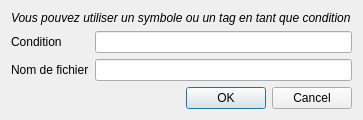
<?xml version="1.0" encoding="UTF-8"?>
<ui version="4.0">
 <class>conditionWindow</class>
 <widget class="QDialog" name="conditionWindow">
  <property name="windowModality">
   <enum>Qt::WindowModal</enum>
  </property>
  <property name="geometry">
   <rect>
    <x>0</x>
    <y>0</y>
    <width>363</width>
    <height>112</height>
   </rect>
  </property>
  <property name="windowTitle">
   <string>Grabber - Ajouter un symbole personnalisé</string>
  </property>
  <property name="windowIcon">
   <iconset resource="../resources.qrc">
    <normaloff>:/images/icon.ico</normaloff>:/images/icon.ico</iconset>
  </property>
  <layout class="QFormLayout" name="formLayout">
   <item row="0" column="0" colspan="2">
    <widget class="QLabel" name="label_3">
     <property name="text">
      <string>&lt;i&gt;Vous pouvez utiliser un symbole ou un tag en tant que condition&lt;/i&gt;</string>
     </property>
    </widget>
   </item>
   <item row="1" column="0">
    <widget class="QLabel" name="label">
     <property name="text">
      <string>Condition</string>
     </property>
    </widget>
   </item>
   <item row="1" column="1">
    <widget class="QLineEdit" name="lineCondition"/>
   </item>
   <item row="2" column="0">
    <widget class="QLabel" name="label_2">
     <property name="text">
      <string>Nom de fichier</string>
     </property>
    </widget>
   </item>
   <item row="3" column="0" colspan="2">
    <widget class="QDialogButtonBox" name="buttonBox">
     <property name="orientation">
      <enum>Qt::Horizontal</enum>
     </property>
     <property name="standardButtons">
      <set>QDialogButtonBox::Cancel|QDialogButtonBox::Ok</set>
     </property>
    </widget>
   </item>
   <item row="2" column="1">
    <widget class="QLineEdit" name="lineFilename"/>
   </item>
  </layout>
 </widget>
 <tabstops>
  <tabstop>lineCondition</tabstop>
  <tabstop>lineFilename</tabstop>
  <tabstop>buttonBox</tabstop>
 </tabstops>
 <resources>
  <include location="../resources.qrc"/>
 </resources>
 <connections>
  <connection>
   <sender>buttonBox</sender>
   <signal>accepted()</signal>
   <receiver>conditionWindow</receiver>
   <slot>accept()</slot>
   <hints>
    <hint type="sourcelabel">
     <x>236</x>
     <y>87</y>
    </hint>
    <hint type="destinationlabel">
     <x>157</x>
     <y>274</y>
    </hint>
   </hints>
  </connection>
  <connection>
   <sender>buttonBox</sender>
   <signal>rejected()</signal>
   <receiver>conditionWindow</receiver>
   <slot>reject()</slot>
   <hints>
    <hint type="sourcelabel">
     <x>252</x>
     <y>87</y>
    </hint>
    <hint type="destinationlabel">
     <x>286</x>
     <y>274</y>
    </hint>
   </hints>
  </connection>
 </connections>
</ui>
